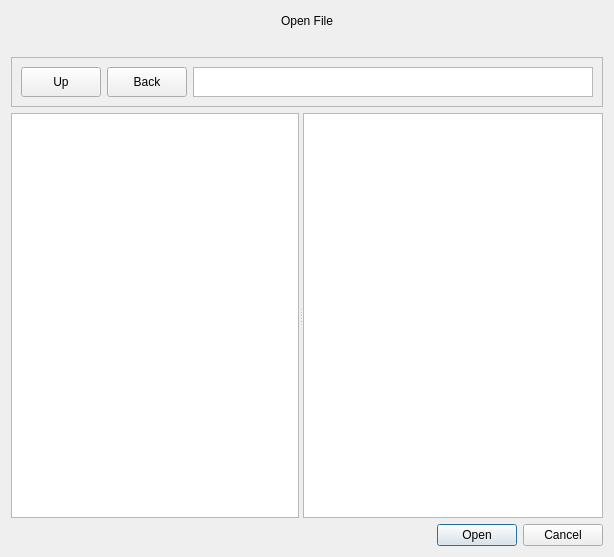
<?xml version="1.0" encoding="UTF-8"?>
<ui version="4.0">
 <class>LoadProjectDialogWindow</class>
 <widget class="QDialog" name="LoadProjectDialogWindow">
  <property name="geometry">
   <rect>
    <x>0</x>
    <y>0</y>
    <width>610</width>
    <height>557</height>
   </rect>
  </property>
  <property name="windowTitle">
   <string>Dialog</string>
  </property>
  <layout class="QVBoxLayout" name="verticalLayout">
   <item>
    <widget class="QLabel" name="label">
     <property name="sizePolicy">
      <sizepolicy hsizetype="Expanding" vsizetype="Fixed">
       <horstretch>0</horstretch>
       <verstretch>0</verstretch>
      </sizepolicy>
     </property>
     <property name="minimumSize">
      <size>
       <width>0</width>
       <height>20</height>
      </size>
     </property>
     <property name="maximumSize">
      <size>
       <width>16777215</width>
       <height>20</height>
      </size>
     </property>
     <property name="frameShape">
      <enum>QFrame::NoFrame</enum>
     </property>
     <property name="text">
      <string>Open File</string>
     </property>
     <property name="alignment">
      <set>Qt::AlignCenter</set>
     </property>
    </widget>
   </item>
   <item>
    <spacer name="horizontalSpacer">
     <property name="orientation">
      <enum>Qt::Horizontal</enum>
     </property>
     <property name="sizeHint" stdset="0">
      <size>
       <width>40</width>
       <height>20</height>
      </size>
     </property>
    </spacer>
   </item>
   <item>
    <widget class="QFrame" name="frame">
     <property name="sizePolicy">
      <sizepolicy hsizetype="Minimum" vsizetype="Minimum">
       <horstretch>0</horstretch>
       <verstretch>0</verstretch>
      </sizepolicy>
     </property>
     <property name="minimumSize">
      <size>
       <width>0</width>
       <height>50</height>
      </size>
     </property>
     <property name="maximumSize">
      <size>
       <width>16777215</width>
       <height>50</height>
      </size>
     </property>
     <property name="frameShape">
      <enum>QFrame::StyledPanel</enum>
     </property>
     <property name="frameShadow">
      <enum>QFrame::Raised</enum>
     </property>
     <layout class="QHBoxLayout" name="horizontalLayout">
      <item>
       <widget class="QPushButton" name="pushButton">
        <property name="sizePolicy">
         <sizepolicy hsizetype="Minimum" vsizetype="Minimum">
          <horstretch>0</horstretch>
          <verstretch>0</verstretch>
         </sizepolicy>
        </property>
        <property name="minimumSize">
         <size>
          <width>20</width>
          <height>20</height>
         </size>
        </property>
        <property name="text">
         <string>Up</string>
        </property>
       </widget>
      </item>
      <item>
       <widget class="QPushButton" name="pushButton_2">
        <property name="sizePolicy">
         <sizepolicy hsizetype="Minimum" vsizetype="Minimum">
          <horstretch>0</horstretch>
          <verstretch>0</verstretch>
         </sizepolicy>
        </property>
        <property name="minimumSize">
         <size>
          <width>20</width>
          <height>20</height>
         </size>
        </property>
        <property name="text">
         <string>Back</string>
        </property>
       </widget>
      </item>
      <item>
       <widget class="QPlainTextEdit" name="filepath">
        <property name="sizePolicy">
         <sizepolicy hsizetype="MinimumExpanding" vsizetype="Expanding">
          <horstretch>0</horstretch>
          <verstretch>0</verstretch>
         </sizepolicy>
        </property>
        <property name="minimumSize">
         <size>
          <width>400</width>
          <height>20</height>
         </size>
        </property>
       </widget>
      </item>
     </layout>
    </widget>
   </item>
   <item>
    <widget class="QSplitter" name="splitter">
     <property name="orientation">
      <enum>Qt::Horizontal</enum>
     </property>
     <widget class="QTreeView" name="directories">
      <property name="sizePolicy">
       <sizepolicy hsizetype="Minimum" vsizetype="MinimumExpanding">
        <horstretch>0</horstretch>
        <verstretch>0</verstretch>
       </sizepolicy>
      </property>
      <property name="minimumSize">
       <size>
        <width>150</width>
        <height>400</height>
       </size>
      </property>
      <property name="maximumSize">
       <size>
        <width>300</width>
        <height>16777215</height>
       </size>
      </property>
      <property name="dragEnabled">
       <bool>true</bool>
      </property>
     </widget>
     <widget class="QListWidget" name="files">
      <property name="sizePolicy">
       <sizepolicy hsizetype="Expanding" vsizetype="MinimumExpanding">
        <horstretch>0</horstretch>
        <verstretch>0</verstretch>
       </sizepolicy>
      </property>
      <property name="minimumSize">
       <size>
        <width>300</width>
        <height>400</height>
       </size>
      </property>
     </widget>
    </widget>
   </item>
   <item>
    <widget class="QDialogButtonBox" name="buttonBox">
     <property name="orientation">
      <enum>Qt::Horizontal</enum>
     </property>
     <property name="standardButtons">
      <set>QDialogButtonBox::Cancel|QDialogButtonBox::Open</set>
     </property>
    </widget>
   </item>
  </layout>
 </widget>
 <resources/>
 <connections>
  <connection>
   <sender>buttonBox</sender>
   <signal>accepted()</signal>
   <receiver>LoadProjectDialogWindow</receiver>
   <slot>loadFile()</slot>
   <hints>
    <hint type="sourcelabel">
     <x>248</x>
     <y>254</y>
    </hint>
    <hint type="destinationlabel">
     <x>157</x>
     <y>274</y>
    </hint>
   </hints>
  </connection>
  <connection>
   <sender>buttonBox</sender>
   <signal>rejected()</signal>
   <receiver>LoadProjectDialogWindow</receiver>
   <slot>reject()</slot>
   <hints>
    <hint type="sourcelabel">
     <x>316</x>
     <y>260</y>
    </hint>
    <hint type="destinationlabel">
     <x>286</x>
     <y>274</y>
    </hint>
   </hints>
  </connection>
 </connections>
 <slots>
  <slot>loadFile()</slot>
 </slots>
</ui>
